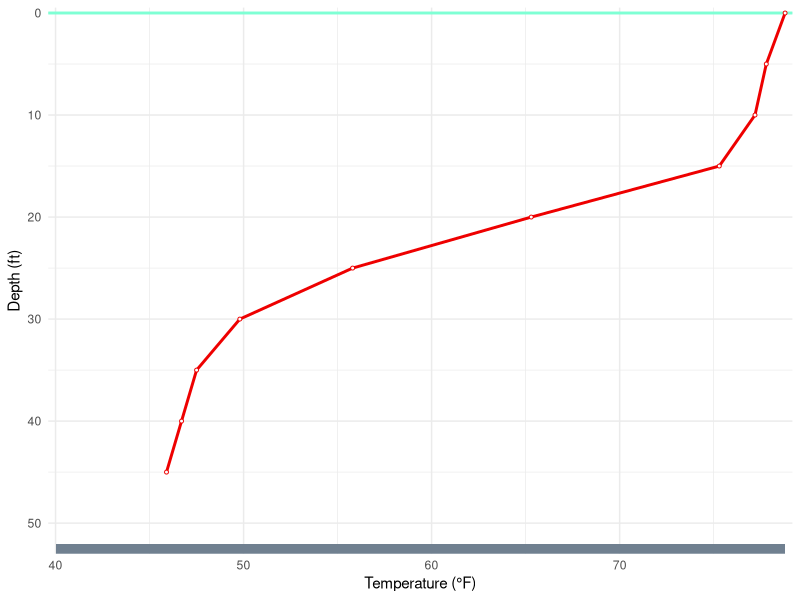
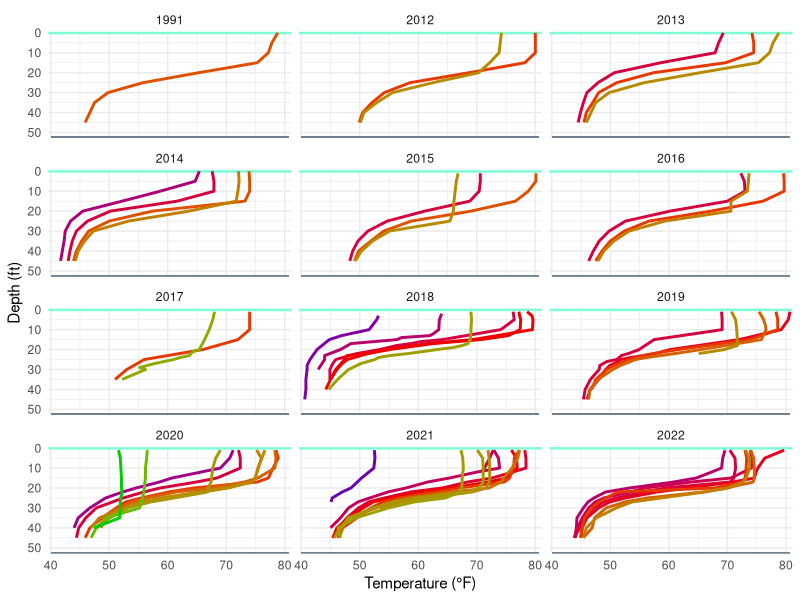

Recreate these plots in R, in order.
## ---- chunk 1
#| label: setup
library(tidyverse)
library(gganimate)

tp <- function(d,show.pts=TRUE,trng=NULL) {
  if (is.null(trng)) trng <- range(d$Temp)
  pt <- ggplot(data=d,mapping=aes(x=Temp,y=Depth,color=tWeek,group=DOY)) +
    geom_hline(aes(yintercept=0),linewidth=1,color="aquamarine") +
    geom_path(linewidth=1) +
    annotate(geom="rect",fill="slategray",
             xmin=40,xmax=trng[2],ymin=52,ymax=53) +
    scale_y_reverse(name="Depth (ft)",limits=c(NA,0),breaks=seq(0,50,10),
                    expand=expansion(mult=c(0,0.01))) +
    scale_x_continuous(name="Temperature (\u00b0F)",limits=c(40,NA),
                       expand=expansion(mult=0.01)) +
    scale_color_gradient2(low="blue3",
                          mid="red2",midpoint=11,
                          high="green3",guide="none") +
    theme_minimal() +
    theme(legend.position="none")
  if (show.pts) pt <- pt + geom_point(pch=21,fill="white",size=1)
  pt
}
## ---- chunk 2
#| label: data-prep
d <- readxl::read_excel("../_data/Pike_Chain_WQ_Data.xlsx",sheet="DO") |>
  filter(Lake=="Eagle Lake",!is.na(Temperature),!is.na(Depth)) |>
  mutate(Depth=ifelse(`Depth Units`=="FEET",Depth,Depth*3.280839895),
         Temperature=ifelse(`Temperature Units`=="DEGREES F",Temperature,
                            Temperature*1.8+32)) |>
  select(-contains("Units"),-Notes) |>
  rename(Date=`Start Date`,Temp=Temperature,DO=`Dissolved Oxygen`) |>
  mutate(Date=as.Date(Date,format="%m/%d/%Y"),
         Year=lubridate::year(Date),
         Month=lubridate::month(Date),
         Day=lubridate::day(Date),
         Week=lubridate::isoweek(Date),
         tWeek=Week-min(Week),
         DOY=lubridate::yday(Date),
         fDate=stringr::str_squish(format(Date,format="%b %e")))

# Removing two dates that seem to have erroneous data
d <- d |>
  filter(!Date %in% as.Date(c("2019-06-04","2020-09-22")))

trng <- range(d$Temp)

# specific examples used below
d91 <- d |> filter(Year==1991)
d18 <- d |> filter(Year==2018)
d20 <- d |> filter(Year==2020)
## ---- chunk 3
#| label: fig-ex1991
#| fig-cap: !expr str_glue('Temperature profile plot for {format(d91$Date[1],format="%B %e, %Y")}. The thin line at the top represents the water surface and the thicker line at the bottom represents the lake bottom.')
tp(d91)
## ---- chunk 4
#| label: fig-ex2018
#| fig-cap: !expr str_glue('Temperature profile plots for {xfun::numbers_to_words(length(unique(d18$Date)))} dates throughout the open-water season in 2018.')
#| out-width: 50%
tp(d18) +
  transition_states(Date,wrap=FALSE) +
  labs(title='{format(as.Date(closest_state),"%B %e, %Y")}') +
  theme(plot.title=element_text(size=10)) +
  enter_fade() + exit_fade()
## ---- chunk 5
#| label: fig-ex2020
#| fig-cap: !expr str_glue('Temperature profile plots for {xfun::numbers_to_words(length(unique(d20$Date)))} dates throughout the open-water season in 2020.')
#| out-width: 50%
tp(d20) +
  transition_states(Date,wrap=FALSE) +
  labs(title='{format(as.Date(closest_state),"%B %e, %Y")}') +
  theme(plot.title=element_text(size=10)) +
  enter_fade() + exit_fade()
## ---- chunk 6
#| label: fig-ELTP
#| fig-cap: Temperature profiles separated by year (panels) and observation dates. Profile colors start with blue for early May and then transitions through purple and pink to red for early July and then through orange and brown to green for late October.
#| fig-height: 8
#| fig-width: 6
tp(d,show.pts=FALSE,trng=trng) +
  facet_wrap(vars(Year),ncol=3)
